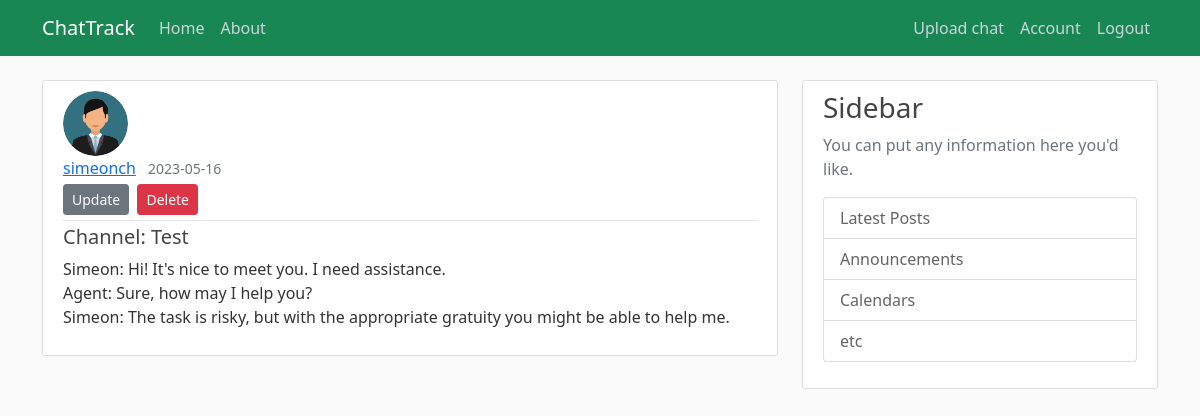
/chat/2 (signed in), run on the app's committed database.
### chattrack/models.py (models this page shows, shortened)
class User(db.Model, UserMixin):
    id = db.Column(db.Integer, primary_key=True)
    username = db.Column(db.String(20), unique=True, nullable=False)
    email = db.Column(db.String(50), unique=True, nullable=False)
    profile_pic = db.Column(db.String(20), nullable=False, default='default.jpg')
    password = db.Column(db.String(60), nullable=False)
    chats = db.relationship('Chat', backref='owner', lazy=True)

class Chat(db.Model):
    id = db.Column(db.Integer, primary_key=True)
    has_alerts = db.Column(db.Boolean, nullable=False, default=False)
    date_uploaded = db.Column(db.DateTime, nullable=False, default=datetime.utcnow)
    channel = db.Column(db.String(30), nullable=False)
    content = db.Column(db.Text, nullable=False)
    user_id = db.Column(db.Integer, db.ForeignKey('user.id'), nullable=False)

### chattrack/routes.py (the view)
@app.route("/chat/<int:chat_id>", methods=['GET', 'POST'])
@login_required
def chat(chat_id):
    chat = Chat.query.get_or_404(chat_id)
    return render_template('chat.html', title=chat.channel, chat=chat)

### chattrack/models.py (called while the page is built)
@login_manager.user_loader # get an id to keep session of the user
def load_user(user_id):
    return User.query.get(int(user_id))

### chattrack/templates/chat.html (shortened to what this page needs)
{% extends "init_template.html" %}
{% block content %}
  {% if current_user.is_authenticated %}
    <article class="media content-section">
        <img class="rounded-circle article-img" src="{{ url_for('static', filename='profile_pictures/' + chat.owner.profile_pic) }}">
        <div class="media-body">
            <div class="article-metadata">
                <a class="me-2" href="#">{{ chat.owner.username }}</a>
                <small class="text-muted">{{ chat.date_uploaded.strftime('%Y-%m-%d') }}</small>
                {% if chat.owner == current_user %}
                    <div>
                        <a class="btn btn-secondary btn-sm mt-1 mb-1" href="{{ url_for('update_chat', chat_id = chat.id) }}">Update</a>
                        <button type="button" class="btn btn-danger btn-sm m-1" data-bs-toggle="modal" data-bs-target="#deleteModal">Delete</button>
                    </div>
                {% endif %}
            </div>
            <h5 class="article-title">Channel: {{ chat.channel }}</h5>
            <p class="article-content">{{ chat.content }}</p>
        </div>
        </article>
  {% else %}
    <div class="alert alert-primary" role="alert">
      <div class="panel-heading">Please log in!</div>
    </div>
  {% endif %}
{% endblock content %}

### chattrack/static/main.css (style rules this page uses)
body { background: #fafafa; color: #333333; margin-top: 5rem; }
h1, h2, h3, h4, h5, h6 { color: #444444; }
.content-section { background: #ffffff; padding: 10px 20px; border: 1px solid #dddddd; border-radius: 3px; margin-bottom: 20px; }
.article-title { color: #444444; }
.article-content { white-space: pre-line; }
.article-img { height: 65px; width: 65px; margin-right: 16px; }
.article-metadata { padding-bottom: 1px; margin-bottom: 4px; border-bottom: 1px solid #e3e3e3 }

### data on the page
User: profile_pic (placeholder picture), owner.username "simeonch"
Chat: date_uploaded "2023-05-16", channel "Test", content "Simeon: Hi! It's nice to meet you. I need assistance. Agent: Sure, how may I help you? Simeon: The task is risky, but with the appropriate gratuity you might be able to help me."
